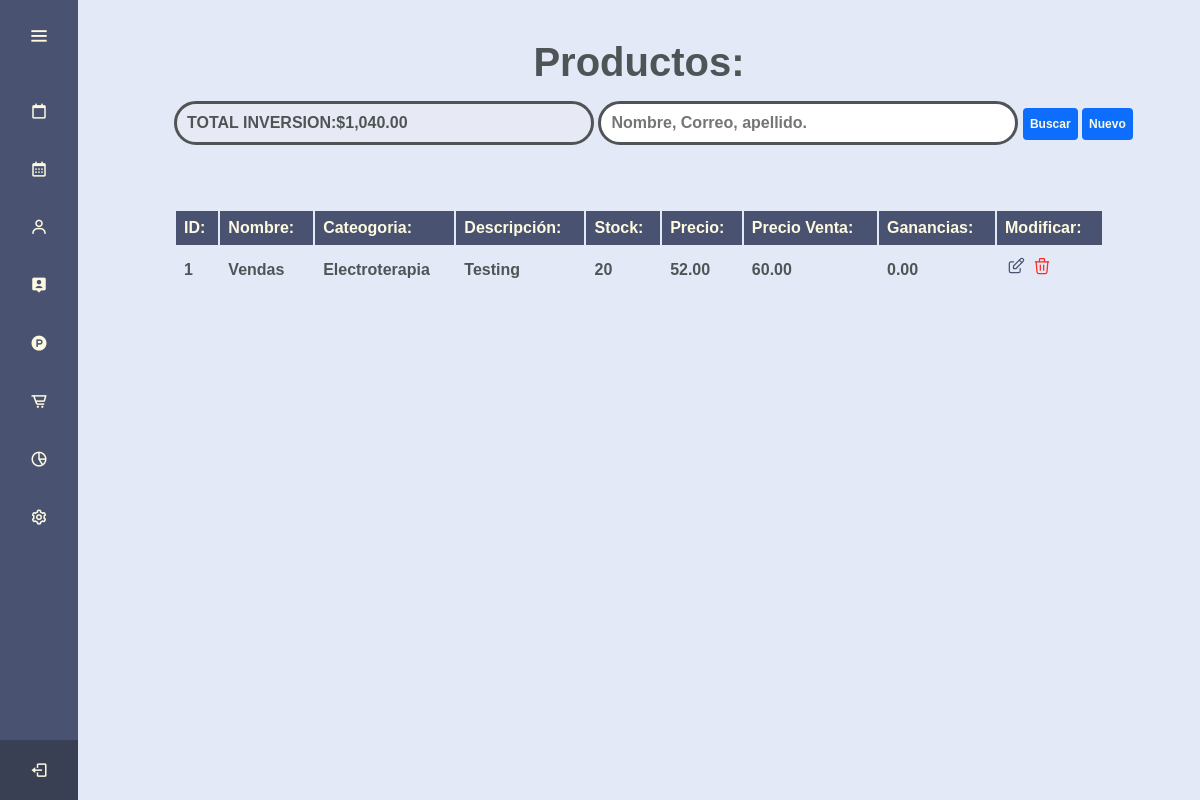
/views/shop/admin.php?action=productos (signed in), run on an earlier commit of the app's database.
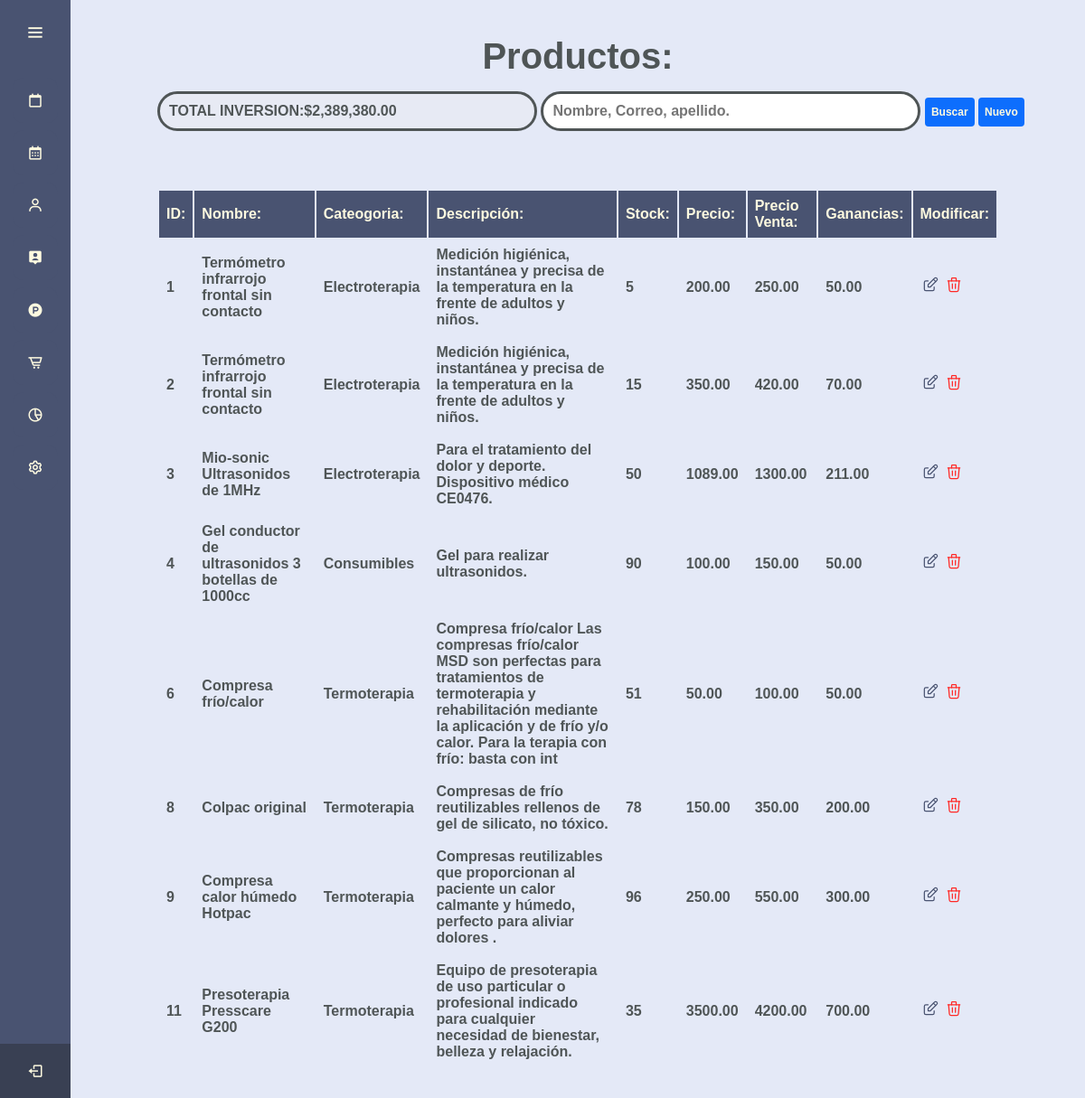
And on a later commit of the database.
### tables this page shows
create table articulod(
    Ar_id INTEGER NOT NULL AUTO_INCREMENT,
    id_categoria integer not null,
    ganancia decimal(11,2) not null,
    Ar_descripcion varchar(200) not null,
    Ar_precioVenta  decimal(11,2) not null,
    Ar_nombre varchar(50) not null,
    Ar_stock integer not null,
    Ar_precioCosto decimal(11,2) not null,
    img longblob NOT NULL,
    inv_date varchar(14) not null,
    lastinv_date varchar(14) not null,
    PRIMARY KEY (Ar_id),
    FOREIGN KEY (id_categoria) REFERENCES categoria(id_categoria)
)DEFAULT CHARSET=utf8 COLLATE=utf8_unicode_ci;

create table categoria(
    id_categoria INTEGER NOT NULL AUTO_INCREMENT,
    nombre_cat varchar(50) not null,
    PRIMARY KEY (id_categoria)
)DEFAULT;

### modulos/productos.php (the view, shortened to what this page needs)
<?php
$buscar = $_POST["buscar"];
$query = "SELECT SUM(Ar_precioCosto)* SUM(Ar_stock) FROM articulod;";
$consulta = mysqli_query($connect, $query);
$row = mysqli_fetch_array($consulta);
$totalp = $row[0];
$total = number_format($totalp, 2);
?>
<div class="contenedor">
    <div class="iniciar">
        <h2 class="animate__animated animate__fadeInUp">Productos:</h2>
    </div>
    <div class="columnas">
        <div class="col1 animate__animated animate__zoomIn">
            <form action="admin.php?action=productos" method="post">
                <input disabled class="inp " type="search" name="buscar" value="<?php echo "TOTAL INVERSION:$" . $total  ?>">
                <input class="inp " type="search" name="buscar" placeholder="Nombre, Correo, apellido." required>
                <input class="btnn btn-primary botonhh" type="submit" value="Buscar">
                <a href="admin.php?action=nuevoproducto" class="btnn btn-primary botonhh">Nuevo</a>
            </form>
        </div>
    </div>
</div>
<main class="container animate__animated animate__zoomIn">
    <div class="contenedor">
        <div class="">
            <div class="tabla">
                <table class="table">
                    <thead>
                        <tr>
                            <th colspan="1">ID:</th>
                            <th colspan="1">Nombre:</th>
                            <th colspan="2">Cateogoria:</th>
                            <th colspan="2">Descripción:</th>
                            <th colspan="1">Stock:</th>
                            <th colspan="1">Precio:</th>
                            <th colspan="1">Precio Venta:</th>
                            <th colspan="1">Ganancias:</th>
                            <th colspan="1">Modificar:</th>
                        </tr>
                    </thead>
                    <tbody>
                        <?php
                        $query = "SELECT *  FROM articulod a INNER JOIN categoria b ON  a.id_categoria= b.id_categoria;";
                        $consulta = mysqli_query($connect, $query);
                        if ($buscar == NULL or $buscar == "") {
                            while ($row = mysqli_fetch_array($consulta)) {
                        ?>
                                <tr>
                                    <td colspan="1"><?php echo $row['Ar_id'] ?></td>
                                    <td colspan="1"><?php echo $row['Ar_nombre'] ?></td>
                                    <td colspan="2"><?php echo $row['nombre_cat'] ?></td>
                                    <td colspan="2"><?php echo $row['Ar_descripcion'] ?></td>
                                    <td colspan="1"><?php echo $row['Ar_stock'] ?></td>
                                    <td colspan="1"><?php echo $row['Ar_precioCosto'] ?></td>
                                    <td colspan="1"><?php echo $row['Ar_precioVenta'] ?></td>
                                    <td colspan="1"><?php echo $row['ganancia'] ?></td>
                                    <td colspan="1">
                                        <?php
                                        $link = "../shop/admin.php?action=editproducto&id=" . $row['Ar_id'];
                                        $link2 = "../shop/admin.php?action=modal&eliminar=producto&id=" . $row['Ar_id'];
                                        ?>
                                        <a href="<?php echo $link ?>" class="btn" onlick="">
                                            <svg xmlns="http://www.w3.org/2000/svg" class="icon icon-tabler icon-tabler-edit" width="20" height="20" viewBox="0 0 24 24" stroke-width="1.5" stroke="#495371" fill="none" stroke-linecap="round" stroke-linejoin="round">
                                        </a>
                                        <a href="<?php echo $link2 ?>" class="btn" id="open" onlick="">
                                        </a>
                                    </td>
                                <?php
                            }
                        }
                        ?>
                    </tbody>
                </table>
            </div>
        </div>
</main>

### Template/admin.php (shortened to what this page needs)
<?php
require '../../php/conexion.php';
    $correo = strval($_SESSION['user']);
    $emailC = mysqli_query($connect, "SELECT * FROM usuarios WHERE correo = '$correo'");
    if (mysqli_num_rows($emailC) > 0) {
        while ($fila = mysqli_fetch_array($emailC)) {
            $id = $fila['iduser'];
        }
    }
?>
<!DOCTYPE html>
<html lang="es">
<head>
    <link rel="stylesheet" href="../../css/admin.css">
    <link rel="stylesheet" href="https://cdnjs.cloudflare.com/ajax/libs/animate.css/4.1.1/animate.min.css">
    <link href='https://unpkg.com/boxicons@2.0.7/css/boxicons.min.css' rel='stylesheet'>
</head>
<body>

### views/shop/admin.php (shortened to what this page needs)
<?php
include('../../Template/admin.php');
?>
<div class="sidebar">
    <div class="logo-details">
        <i class='bx bx-menu' id="btn"></i>
    </div>
    <ul class="nav-list">
        <?php
        $query = "SELECT a.iduser,a.id_rol,b.rol FROM usuarios a INNER JOIN rol b ON a.id_rol = b.id_rol WHERE (a.iduser=$id)";
        $consulta = mysqli_query($connect, $query);
        $row = mysqli_fetch_array($consulta);
        $idrol = $row['id_rol'];
        if ($idrol == 1) {
        ?>
            <li>
                <a href="admin.php?action=agendarcliente">
                    <i class='bx bx-calendar-alt'></i>
                </a>
            </li>
            <li>
                <a href="admin.php?action=citas">
                    <i class='bx bx-calendar'></i>
                </a>
            </li>
            <li>
                <a href="admin.php?action=clientes">
                    <i class='bx bx-user'></i>
                </a>
            </li>
            <li>
                <a href="admin.php?action=personal">
                    <i class='bx bxs-user-pin'></i>
                </a>
            </li>
            <li>
                <a href="admin.php?action=productos">
                    <i class='bx bxl-product-hunt'></i>
                </a>
            </li>
            <li>
                <a href="admin.php?action=pedidos">
                    <i class='bx bx-cart-alt'></i>
                </a>
            </li>
            <li>
                <a href="admin.php?action=reportes">
                    <i class='bx bx-pie-chart-alt-2'></i>
                </a>
            </li>
            <li>
                <a href="admin.php?action=settings">
                    <i class='bx bx-cog'></i>
                </a>
            </li>
        <?php
        }
        ?>
        <li class="profile">
            <div class="profile-details">
                <?php
                $query = "SELECT a.iduser,a.id_rol,b.rol FROM usuarios a INNER JOIN rol b ON a.id_rol = b.id_rol WHERE (a.iduser=$id)";
                $consulta = mysqli_query($connect, $query);
                $row = mysqli_fetch_array($consulta);
                $rol = $row['rol'];
                ?>
                <div class="name_job">
                    <div class="name">
                        <h3><?php echo $nombre ?></h3>
                    </div>
                    <div class="job">
                        <h3><?php echo $rol ?></h3>
                    </div>
                </div>
            </div>
            <a href="../../php/loguout.php">
                <i class='bx bx-log-out' id="log_out"></i>
            </a>
        </li>
    </ul>
</div>
<section class="home-section">
    <?php
        $action =$_GET['action'];
        switch($action){
            case 'productos':
                include('../../modulos/productos.php');
            break;
        }
    ?>
</section>
</body>
</html>

What changed in the data, as far as the page shows it:
changed articulod id 1: Ar_nombre "Vendas" → "Termómetro infrarrojo frontal sin contacto"; Ar_descripcion "Testing" → "Medición higiénica, instantánea y precisa de la temperatura en la frente de adultos y niños."; Ar_stock "20" → "5"; Ar_precioCosto "52.00" → "200.00"; Ar_precioVenta "60.00" → "250.00"; ganancia "0.00" → "50.00"
added articulod: Ar_id "2", Ar_nombre "Termómetro infrarrojo frontal sin contacto", id_categoria.nombre_cat "Electroterapia", Ar_descripcion "Medición higiénica, instantánea y precisa de la temperatura en la frente de adultos y niños.", Ar_stock "15", Ar_precioCosto "350.00", Ar_precioVenta "420.00", ganancia "70.00"
added articulod: Ar_id "3", Ar_nombre "Mio-sonic Ultrasonidos de 1MHz", id_categoria.nombre_cat "Electroterapia", Ar_descripcion "Para el tratamiento del dolor y deporte. Dispositivo médico CE0476.", Ar_stock "50", Ar_precioCosto "1089.00", Ar_precioVenta "1300.00", ganancia "211.00"
added articulod: Ar_id "4", Ar_nombre "Gel conductor de ultrasonidos 3 botellas de 1000cc", id_categoria.nombre_cat "Consumibles", Ar_descripcion "Gel para realizar ultrasonidos.", Ar_stock "90", Ar_precioCosto "100.00", Ar_precioVenta "150.00", ganancia "50.00"
added articulod: Ar_id "6", Ar_nombre "Compresa frío/calor", id_categoria.nombre_cat "Termoterapia", Ar_descripcion "Compresa frío/calor Las compresas frío/calor MSD son perfectas para tratamientos de termoterapia y rehabilitación mediante la aplicación y de frío y/o calor. Para la terapia con frío: basta con int", Ar_stock "51", Ar_precioCosto "50.00", Ar_precioVenta "100.00", ganancia "50.00"
added articulod: Ar_id "8", Ar_nombre "Colpac original", id_categoria.nombre_cat "Termoterapia", Ar_descripcion "Compresas de frío reutilizables rellenos de gel de silicato, no tóxico.", Ar_stock "78", Ar_precioCosto "150.00", Ar_precioVenta "350.00", ganancia "200.00"
added articulod: Ar_id "9", Ar_nombre "Compresa calor húmedo Hotpac", id_categoria.nombre_cat "Termoterapia", Ar_descripcion "Compresas reutilizables que proporcionan al paciente un calor calmante y húmedo, perfecto para aliviar dolores .", Ar_stock "96", Ar_precioCosto "250.00", Ar_precioVenta "550.00", ganancia "300.00"
added articulod: Ar_id "11", Ar_nombre "Presoterapia Presscare G200", id_categoria.nombre_cat "Termoterapia", Ar_descripcion "Equipo de presoterapia de uso particular o profesional indicado para cualquier necesidad de bienestar, belleza y relajación.", Ar_stock "35", Ar_precioCosto "3500.00", Ar_precioVenta "4200.00", ganancia "700.00"
Also different on the page:
form field buscar: "TOTAL INVERSION:$1,040.00" → "TOTAL INVERSION:$2,389,380.00"
